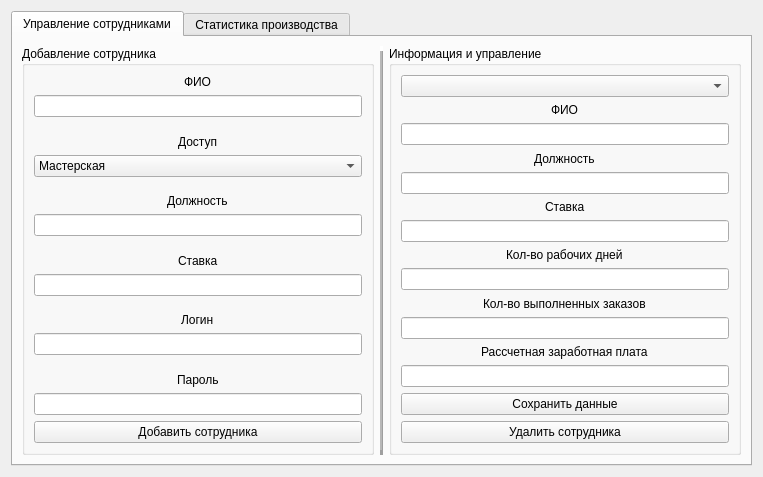
<?xml version="1.0" encoding="UTF-8"?>
<ui version="4.0">
 <class>Administrator</class>
 <widget class="QWidget" name="Administrator">
  <property name="geometry">
   <rect>
    <x>0</x>
    <y>0</y>
    <width>763</width>
    <height>424</height>
   </rect>
  </property>
  <property name="windowTitle">
   <string>Администрация</string>
  </property>
  <property name="autoFillBackground">
   <bool>false</bool>
  </property>
  <layout class="QGridLayout" name="gridLayout">
   <item row="0" column="0">
    <widget class="QTabWidget" name="tabWidget">
     <property name="currentIndex">
      <number>0</number>
     </property>
     <widget class="QWidget" name="tab">
      <attribute name="title">
       <string>Управление сотрудниками</string>
      </attribute>
      <layout class="QGridLayout" name="gridLayout_3">
       <item row="0" column="1">
        <widget class="Line" name="line">
         <property name="frameShadow">
          <enum>QFrame::Shadow::Raised</enum>
         </property>
         <property name="lineWidth">
          <number>5</number>
         </property>
         <property name="midLineWidth">
          <number>2</number>
         </property>
         <property name="orientation">
          <enum>Qt::Orientation::Vertical</enum>
         </property>
        </widget>
       </item>
       <item row="0" column="2">
        <widget class="QGroupBox" name="staffControl">
         <property name="autoFillBackground">
          <bool>false</bool>
         </property>
         <property name="title">
          <string>Информация и управление</string>
         </property>
         <layout class="QGridLayout" name="gridLayout_4">
          <item row="8" column="1">
           <layout class="QVBoxLayout" name="verticalLayout_7">
            <item>
             <widget class="QPushButton" name="pushButton_SaveStaff">
              <property name="text">
               <string>Сохранить данные</string>
              </property>
             </widget>
            </item>
            <item>
             <widget class="QPushButton" name="pushButton_RemoveStaff">
              <property name="text">
               <string>Удалить сотрудника</string>
              </property>
             </widget>
            </item>
           </layout>
          </item>
          <item row="1" column="1">
           <layout class="QVBoxLayout" name="verticalLayout">
            <item alignment="Qt::AlignmentFlag::AlignHCenter">
             <widget class="QLabel" name="label">
              <property name="text">
               <string>ФИО</string>
              </property>
             </widget>
            </item>
            <item>
             <widget class="QLineEdit" name="lineEdit_StaffNameInfo"/>
            </item>
           </layout>
          </item>
          <item row="7" column="1">
           <layout class="QVBoxLayout" name="verticalLayout_5">
            <item alignment="Qt::AlignmentFlag::AlignHCenter">
             <widget class="QLabel" name="label_5">
              <property name="text">
               <string>Рассчетная заработная плата</string>
              </property>
             </widget>
            </item>
            <item>
             <widget class="QLineEdit" name="lineEdit_SalarySum">
              <property name="readOnly">
               <bool>true</bool>
              </property>
             </widget>
            </item>
           </layout>
          </item>
          <item row="3" column="1">
           <layout class="QVBoxLayout" name="verticalLayout_2">
            <item alignment="Qt::AlignmentFlag::AlignHCenter">
             <widget class="QLabel" name="label_2">
              <property name="text">
               <string>Ставка</string>
              </property>
             </widget>
            </item>
            <item>
             <widget class="QLineEdit" name="lineEdit_StaffSalary"/>
            </item>
           </layout>
          </item>
          <item row="2" column="1">
           <layout class="QVBoxLayout" name="verticalLayout_6">
            <item alignment="Qt::AlignmentFlag::AlignHCenter">
             <widget class="QLabel" name="label_StafJobInfo">
              <property name="text">
               <string>Должность</string>
              </property>
             </widget>
            </item>
            <item>
             <widget class="QLineEdit" name="lineEdit_StaffJobInfo"/>
            </item>
           </layout>
          </item>
          <item row="0" column="1">
           <widget class="QComboBox" name="comboBox_StaffSelected"/>
          </item>
          <item row="5" column="1">
           <layout class="QVBoxLayout" name="verticalLayout_3">
            <item alignment="Qt::AlignmentFlag::AlignHCenter">
             <widget class="QLabel" name="label_3">
              <property name="text">
               <string>Кол-во рабочих дней</string>
              </property>
             </widget>
            </item>
            <item>
             <widget class="QLineEdit" name="lineEdit_WorkDays"/>
            </item>
           </layout>
          </item>
          <item row="6" column="1">
           <layout class="QVBoxLayout" name="verticalLayout_4">
            <item alignment="Qt::AlignmentFlag::AlignHCenter">
             <widget class="QLabel" name="label_4">
              <property name="text">
               <string>Кол-во выполненных заказов</string>
              </property>
             </widget>
            </item>
            <item>
             <widget class="QLineEdit" name="lineEdit_WorkDone"/>
            </item>
           </layout>
          </item>
         </layout>
        </widget>
       </item>
       <item row="0" column="0">
        <widget class="QGroupBox" name="staffAdd">
         <property name="font">
          <font>
           <stylestrategy>PreferDefault</stylestrategy>
          </font>
         </property>
         <property name="title">
          <string>Добавление сотрудника</string>
         </property>
         <property name="flat">
          <bool>false</bool>
         </property>
         <property name="checkable">
          <bool>false</bool>
         </property>
         <layout class="QGridLayout" name="gridLayout_2">
          <item row="0" column="0">
           <layout class="QVBoxLayout" name="verticalLayout_12">
            <item alignment="Qt::AlignmentFlag::AlignHCenter">
             <widget class="QLabel" name="label_StaffNameAdd">
              <property name="text">
               <string>ФИО</string>
              </property>
             </widget>
            </item>
            <item>
             <widget class="QLineEdit" name="lineEditStaffName"/>
            </item>
           </layout>
          </item>
          <item row="6" column="0">
           <layout class="QVBoxLayout" name="verticalLayout_13">
            <item alignment="Qt::AlignmentFlag::AlignHCenter">
             <widget class="QLabel" name="label_10">
              <property name="text">
               <string>Ставка</string>
              </property>
             </widget>
            </item>
            <item>
             <widget class="QLineEdit" name="lineEditStaffSalaryAdd"/>
            </item>
           </layout>
          </item>
          <item row="3" column="0">
           <spacer name="verticalSpacer_2">
            <property name="orientation">
             <enum>Qt::Orientation::Vertical</enum>
            </property>
            <property name="sizeHint" stdset="0">
             <size>
              <width>20</width>
              <height>40</height>
             </size>
            </property>
           </spacer>
          </item>
          <item row="11" column="0">
           <widget class="QPushButton" name="pushButton_AddStaff">
            <property name="text">
             <string>Добавить сотрудника</string>
            </property>
           </widget>
          </item>
          <item row="5" column="0">
           <spacer name="verticalSpacer_3">
            <property name="orientation">
             <enum>Qt::Orientation::Vertical</enum>
            </property>
            <property name="sizeHint" stdset="0">
             <size>
              <width>20</width>
              <height>40</height>
             </size>
            </property>
           </spacer>
          </item>
          <item row="8" column="0">
           <layout class="QVBoxLayout" name="verticalLayout_14">
            <item alignment="Qt::AlignmentFlag::AlignHCenter">
             <widget class="QLabel" name="label_11">
              <property name="text">
               <string>Логин</string>
              </property>
             </widget>
            </item>
            <item>
             <widget class="QLineEdit" name="lineEditStaffLogin"/>
            </item>
           </layout>
          </item>
          <item row="7" column="0">
           <spacer name="verticalSpacer_4">
            <property name="orientation">
             <enum>Qt::Orientation::Vertical</enum>
            </property>
            <property name="sizeHint" stdset="0">
             <size>
              <width>20</width>
              <height>40</height>
             </size>
            </property>
           </spacer>
          </item>
          <item row="4" column="0">
           <layout class="QVBoxLayout" name="verticalLayout_8">
            <item alignment="Qt::AlignmentFlag::AlignHCenter">
             <widget class="QLabel" name="label_StaffJobAdd">
              <property name="text">
               <string>Должность</string>
              </property>
             </widget>
            </item>
            <item>
             <widget class="QLineEdit" name="lineEdit_StaffJobAdd"/>
            </item>
           </layout>
          </item>
          <item row="10" column="0">
           <layout class="QVBoxLayout" name="verticalLayout_15">
            <item alignment="Qt::AlignmentFlag::AlignHCenter">
             <widget class="QLabel" name="label_12">
              <property name="text">
               <string>Пароль</string>
              </property>
             </widget>
            </item>
            <item>
             <widget class="QLineEdit" name="lineEditStaffPassword"/>
            </item>
           </layout>
          </item>
          <item row="2" column="0">
           <layout class="QVBoxLayout" name="verticalLayout_16">
            <item alignment="Qt::AlignmentFlag::AlignHCenter">
             <widget class="QLabel" name="label_StaffJobAdd_2">
              <property name="text">
               <string>Доступ</string>
              </property>
             </widget>
            </item>
            <item>
             <widget class="QComboBox" name="comboBox_StaffRole">
              <item>
               <property name="text">
                <string>Мастерская</string>
               </property>
              </item>
              <item>
               <property name="text">
                <string>Администрация</string>
               </property>
              </item>
             </widget>
            </item>
           </layout>
          </item>
          <item row="1" column="0">
           <spacer name="verticalSpacer">
            <property name="orientation">
             <enum>Qt::Orientation::Vertical</enum>
            </property>
            <property name="sizeHint" stdset="0">
             <size>
              <width>20</width>
              <height>40</height>
             </size>
            </property>
           </spacer>
          </item>
          <item row="9" column="0">
           <spacer name="verticalSpacer_5">
            <property name="orientation">
             <enum>Qt::Orientation::Vertical</enum>
            </property>
            <property name="sizeHint" stdset="0">
             <size>
              <width>20</width>
              <height>40</height>
             </size>
            </property>
           </spacer>
          </item>
         </layout>
        </widget>
       </item>
      </layout>
     </widget>
     <widget class="QWidget" name="tab_2">
      <attribute name="title">
       <string>Статистика производства</string>
      </attribute>
      <layout class="QGridLayout" name="gridLayout_5">
       <item row="0" column="0">
        <layout class="QVBoxLayout" name="verticalLayout_10">
         <item>
          <widget class="QLabel" name="label_7">
           <property name="text">
            <string>Дата от</string>
           </property>
           <property name="alignment">
            <set>Qt::AlignmentFlag::AlignBottom|Qt::AlignmentFlag::AlignLeading|Qt::AlignmentFlag::AlignLeft</set>
           </property>
          </widget>
         </item>
         <item>
          <widget class="QDateEdit" name="dateEdit_start"/>
         </item>
        </layout>
       </item>
       <item row="0" column="1">
        <layout class="QVBoxLayout" name="verticalLayout_9">
         <item>
          <widget class="QLabel" name="label_6">
           <property name="text">
            <string>Дата до</string>
           </property>
           <property name="alignment">
            <set>Qt::AlignmentFlag::AlignBottom|Qt::AlignmentFlag::AlignLeading|Qt::AlignmentFlag::AlignLeft</set>
           </property>
          </widget>
         </item>
         <item>
          <widget class="QDateEdit" name="dateEdit_end"/>
         </item>
        </layout>
       </item>
       <item row="1" column="0">
        <widget class="QPushButton" name="pushButton_generate">
         <property name="text">
          <string>Сгенерировать отчёт</string>
         </property>
        </widget>
       </item>
       <item row="2" column="0">
        <layout class="QVBoxLayout" name="verticalLayout_11">
         <item>
          <widget class="QLabel" name="label_8">
           <property name="text">
            <string>Доход за период</string>
           </property>
          </widget>
         </item>
         <item>
          <widget class="QLineEdit" name="lineEdit_income">
           <property name="readOnly">
            <bool>true</bool>
           </property>
          </widget>
         </item>
        </layout>
       </item>
       <item row="2" column="1">
        <layout class="QVBoxLayout" name="verticalLayout_19">
         <item>
          <widget class="QLabel" name="label_14">
           <property name="text">
            <string>Выполнено заказов</string>
           </property>
          </widget>
         </item>
         <item>
          <widget class="QLineEdit" name="lineEdit_orderCompletinoNumber">
           <property name="readOnly">
            <bool>true</bool>
           </property>
          </widget>
         </item>
        </layout>
       </item>
       <item row="3" column="0">
        <layout class="QVBoxLayout" name="verticalLayout_17">
         <item>
          <widget class="QLabel" name="label_9">
           <property name="text">
            <string>Расход за период</string>
           </property>
           <property name="alignment">
            <set>Qt::AlignmentFlag::AlignBottom|Qt::AlignmentFlag::AlignLeading|Qt::AlignmentFlag::AlignLeft</set>
           </property>
          </widget>
         </item>
         <item>
          <widget class="QLineEdit" name="lineEdit_outcome">
           <property name="readOnly">
            <bool>true</bool>
           </property>
          </widget>
         </item>
        </layout>
       </item>
       <item row="3" column="1">
        <layout class="QVBoxLayout" name="verticalLayout_20">
         <item>
          <widget class="QLabel" name="label_13">
           <property name="text">
            <string>График прибыли</string>
           </property>
           <property name="alignment">
            <set>Qt::AlignmentFlag::AlignBottom|Qt::AlignmentFlag::AlignLeading|Qt::AlignmentFlag::AlignLeft</set>
           </property>
          </widget>
         </item>
         <item>
          <widget class="QChartView" name="chartWidget" native="true"/>
         </item>
        </layout>
       </item>
       <item row="4" column="0">
        <layout class="QVBoxLayout" name="verticalLayout_18">
         <item>
          <widget class="QLabel" name="label_profit">
           <property name="text">
            <string>Прибыль за период</string>
           </property>
           <property name="alignment">
            <set>Qt::AlignmentFlag::AlignBottom|Qt::AlignmentFlag::AlignLeading|Qt::AlignmentFlag::AlignLeft</set>
           </property>
          </widget>
         </item>
         <item>
          <widget class="QLineEdit" name="lineEdit_profit">
           <property name="readOnly">
            <bool>true</bool>
           </property>
          </widget>
         </item>
        </layout>
       </item>
       <item row="4" column="1">
        <layout class="QVBoxLayout" name="verticalLayout_21">
         <item>
          <widget class="QLabel" name="label_16">
           <property name="text">
            <string>Рост компании за пред.период</string>
           </property>
           <property name="alignment">
            <set>Qt::AlignmentFlag::AlignBottom|Qt::AlignmentFlag::AlignLeading|Qt::AlignmentFlag::AlignLeft</set>
           </property>
          </widget>
         </item>
         <item>
          <widget class="QLineEdit" name="lineEdit_profitPeriod">
           <property name="readOnly">
            <bool>true</bool>
           </property>
          </widget>
         </item>
        </layout>
       </item>
      </layout>
     </widget>
    </widget>
   </item>
  </layout>
 </widget>
 <customwidgets>
  <customwidget>
   <class>QChartView</class>
   <extends>QWidget</extends>
   <header>qchartview.h</header>
   <container>1</container>
  </customwidget>
 </customwidgets>
 <resources/>
 <connections/>
</ui>
